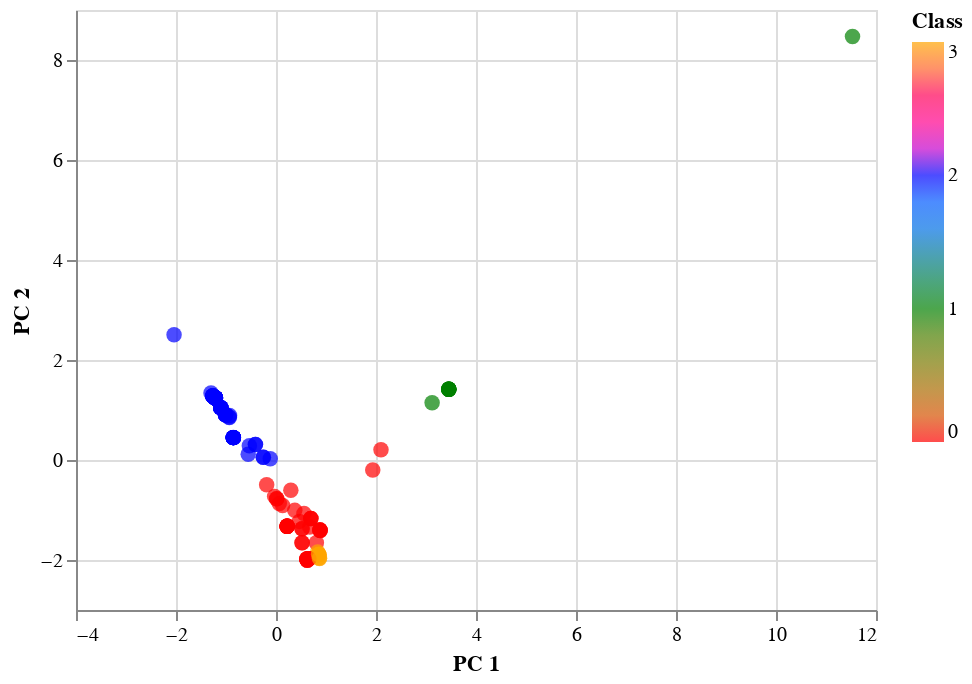

Notebook source saved alongside this figure:
### Markdown cell above
### Visualizing Results

 #### Scatter Plot for Clusters

### Code cell
# Scatter plot to visualize clusters using two principal components
alt.Chart(clustered_df).mark_circle(size=60).encode(
    x="PC 1",
    y="PC 2",
    color=alt.Color(
        "Class",
        scale=alt.Scale(domain=[0, 1, 2, 3], range=["red", "green", "blue", "orange"]),
    ),
    tooltip=["CoinName", "Algorithm", "TotalCoinsMined", "MaxSupply"],
).interactive()

### Figure 1 — Vega-Lite specification as saved in the notebook (floating-point values rounded to 4 significant figures; data arrays with more than 128 entries replaced by an {"elided": "..."} marker saying what was removed)
{"config": {"view": {"continuousWidth": 400, "continuousHeight": 300}}, "data": {"name": "data-a83bd9261eee540e7ee1897d32da23b5"}, "mark": {"type": "circle", "size": 60}, "encoding": {"color": {"field": "Class", "scale": {"domain": [0, 1, 2, 3], "range": ["red", "green", "blue", "orange"]}, "type": "quantitative"}, "tooltip": [{"field": "CoinName", "type": "nominal"}, {"field": "Algorithm", "type": "nominal"}, {"field": "TotalCoinsMined", "type": "quantitative"}, {"field": "MaxSupply", "type": "quantitative"}], "x": {"field": "PC 1", "type": "quantitative"}, "y": {"field": "PC 2", "type": "quantitative"}}, "selection": {"selector001": {"type": "interval", "bind": "scales", "encodings": ["x", "y"]}}, "$schema": "https://vega.github.io/schema/vega-lite/v4.17.0.json", "datasets": {"data-a83bd9261eee540e7ee1897d32da23b5": {"elided": "140 records"}}}
